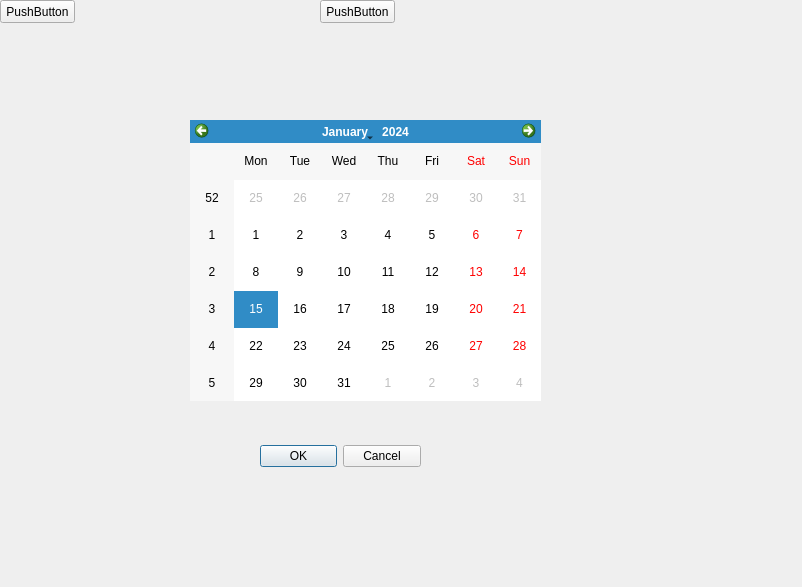
<?xml version="1.0" encoding="UTF-8"?>
<ui version="4.0">
 <class>Dialog</class>
 <widget class="QDialog" name="Dialog">
  <property name="geometry">
   <rect>
    <x>0</x>
    <y>0</y>
    <width>802</width>
    <height>587</height>
   </rect>
  </property>
  <property name="windowTitle">
   <string>Dialog</string>
  </property>
  <widget class="QDialogButtonBox" name="buttonBox">
   <property name="geometry">
    <rect>
     <x>260</x>
     <y>440</y>
     <width>161</width>
     <height>32</height>
    </rect>
   </property>
   <property name="orientation">
    <enum>Qt::Horizontal</enum>
   </property>
   <property name="standardButtons">
    <set>QDialogButtonBox::Cancel|QDialogButtonBox::Ok</set>
   </property>
  </widget>
  <widget class="QPushButton" name="pushButton">
   <property name="geometry">
    <rect>
     <x>320</x>
     <y>0</y>
     <width>75</width>
     <height>23</height>
    </rect>
   </property>
   <property name="text">
    <string>PushButton</string>
   </property>
  </widget>
  <widget class="QPushButton" name="pushButton_2">
   <property name="geometry">
    <rect>
     <x>0</x>
     <y>0</y>
     <width>75</width>
     <height>23</height>
    </rect>
   </property>
   <property name="text">
    <string>PushButton</string>
   </property>
  </widget>
  <widget class="QCalendarWidget" name="calendarWidget">
   <property name="geometry">
    <rect>
     <x>190</x>
     <y>120</y>
     <width>351</width>
     <height>281</height>
    </rect>
   </property>
  </widget>
 </widget>
 <resources/>
 <connections>
  <connection>
   <sender>buttonBox</sender>
   <signal>accepted()</signal>
   <receiver>Dialog</receiver>
   <slot>accept()</slot>
   <hints>
    <hint type="sourcelabel">
     <x>248</x>
     <y>254</y>
    </hint>
    <hint type="destinationlabel">
     <x>157</x>
     <y>274</y>
    </hint>
   </hints>
  </connection>
  <connection>
   <sender>buttonBox</sender>
   <signal>rejected()</signal>
   <receiver>Dialog</receiver>
   <slot>reject()</slot>
   <hints>
    <hint type="sourcelabel">
     <x>316</x>
     <y>260</y>
    </hint>
    <hint type="destinationlabel">
     <x>286</x>
     <y>274</y>
    </hint>
   </hints>
  </connection>
 </connections>
</ui>
